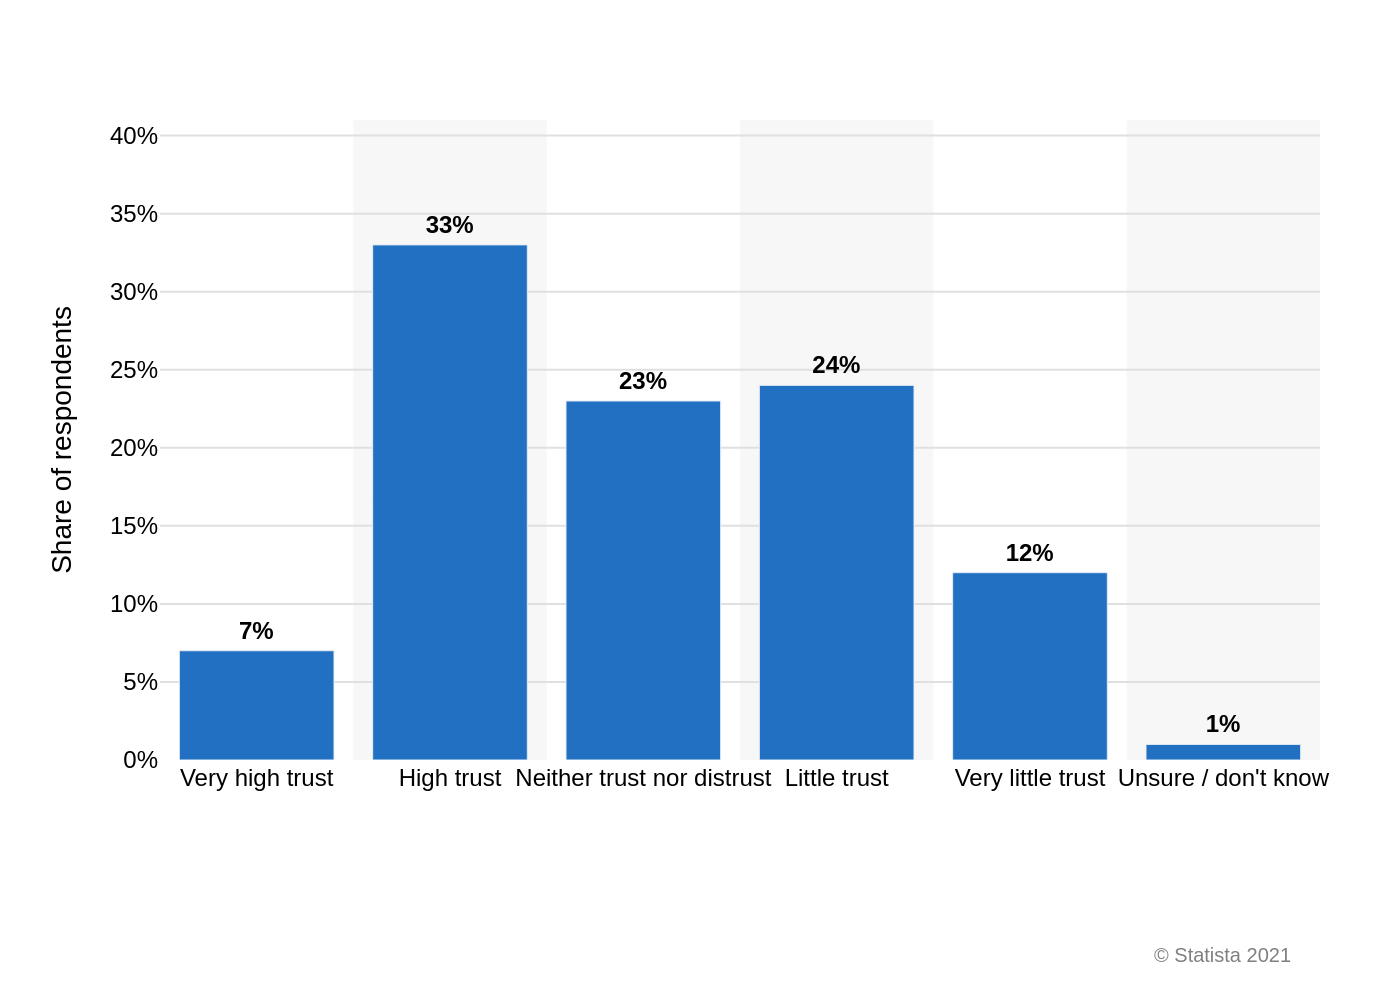

This figure's Python source:
import sys
import json
import os
import plotly.graph_objects as go

if len(sys.argv) != 2:
    print("Usage: python script.py <path_to_json_file>")
    sys.exit(1)

json_path = sys.argv[1]

if not os.path.exists(json_path):
    print(f"Error: File not found at {json_path}")
    sys.exit(1)

with open(json_path, 'r', encoding='utf-8') as f:
    data = json.load(f)

chart_data = data['chart_data']
categories = [item['category'] for item in chart_data]
values = [item['value'] for item in chart_data]

fig = go.Figure()

fig.add_trace(go.Bar(
    x=categories,
    y=values,
    marker_color=data['colors'][0],
    text=[f'<b>{v}%</b>' for v in values],
    textposition='outside',
    cliponaxis=False,
    textfont=dict(
        family="Arial",
        size=12
    )
))

background_shapes = []
for i in range(len(categories)):
    if i % 2 != 0:
        shape = go.layout.Shape(
            type="rect",
            xref="x",
            yref="paper",
            x0=i - 0.5,
            y0=0,
            x1=i + 0.5,
            y1=1,
            fillcolor="#f0f0f0",
            opacity=0.5,
            layer="below",
            line_width=0,
        )
        background_shapes.append(shape)

fig.update_layout(
    font=dict(family="Arial", size=12, color="black"),
    plot_bgcolor='white',
    xaxis=dict(
        title_text=data['texts']['x_axis_title'],
        showgrid=False,
        showline=False,
        ticks='',
        linecolor='black'
    ),
    yaxis=dict(
        title_text=data['texts']['y_axis_title'],
        range=[0, 41],
        dtick=5,
        ticksuffix='%',
        gridcolor='#e0e0e0',
        showgrid=True,
        showline=False,
        zeroline=False
    ),
    margin=dict(l=80, r=40, t=60, b=120),
    showlegend=False,
    shapes=background_shapes,
    annotations=[
        dict(
            text=data['texts']['source'],
            showarrow=False,
            xref='paper',
            yref='paper',
            x=0.98,
            y=-0.28,
            xanchor='right',
            yanchor='top',
            font=dict(family="Arial", size=10, color="grey")
        )
    ]
)

base_name = os.path.splitext(os.path.basename(json_path))[0]
output_filename = f"{base_name}.png"

fig.write_image(output_filename, scale=2)
print(f"Chart saved to {output_filename}")
